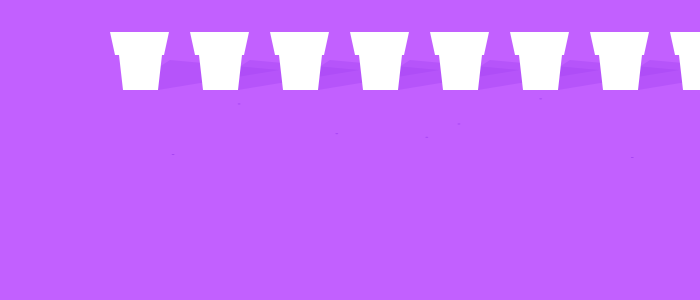
Frame 1 (no input)
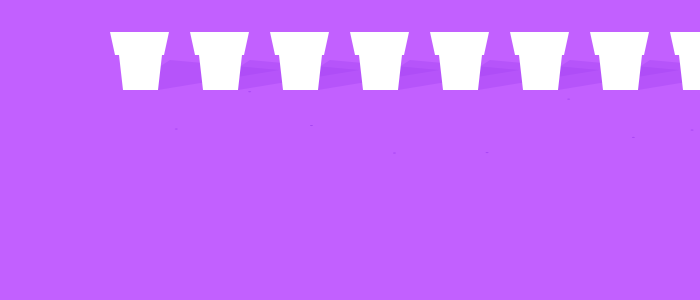
Frame 60 (the mouse pressed at the canvas centre just before this capture)
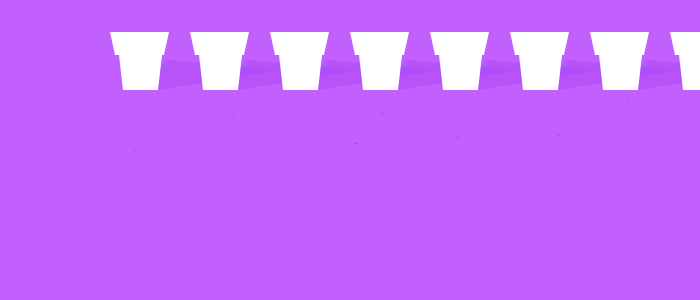
Frame 120 (the mouse held since frame 60 and released just before this capture)

The Processing sketch that drew these frames (run headless with seeded random() and noise(); from frame 60 on, the mouse is pressed at the canvas centre):

// Processing sketch: processing_91646
// ── processing_91646.pde

float[] x = new float[3000];

void setup() {
  size(700,300);
  smooth();
  noStroke();
  fill(255,200);
  for(int i = 0; i<x.length;i++) {
    x[i] = random(-1000,200);
  }
  frameRate(10);
}

  float r = random(255);
  float g = random(255);
  float b = random(255);
  
  float r2 = r+30;
  float g2 = g+30;
  float b2 = b+30;

void draw(){
  background(r2,g2,b2);
 
  
  for (int i = 0; i<x.length;i++) {
    x[i] += 1;
    float y = i*0.4;
    
    translate (80, 0);
    strokeWeight(random(2,6));
    
    pushMatrix();
    
    stroke (r,g,b);
    
    fill(r,g,b);
    
    noStroke();
    
    
    float xc = (random(40,80));
    float yc = (random(80,150));

    ellipse(xc+(random(1,40)), yc+(random(5,10)), 3,1);
    
    fill(r,g,b, 100);
    quad (78,90, 43,90, 90, 60, 200, 70);
    
    fill(255);
    quad (30,32, 89,32, 84,55, 35,55);
    quad (39,55, 82,55, 78,90, 43,90);

    noFill();
    popMatrix();
  }
}
